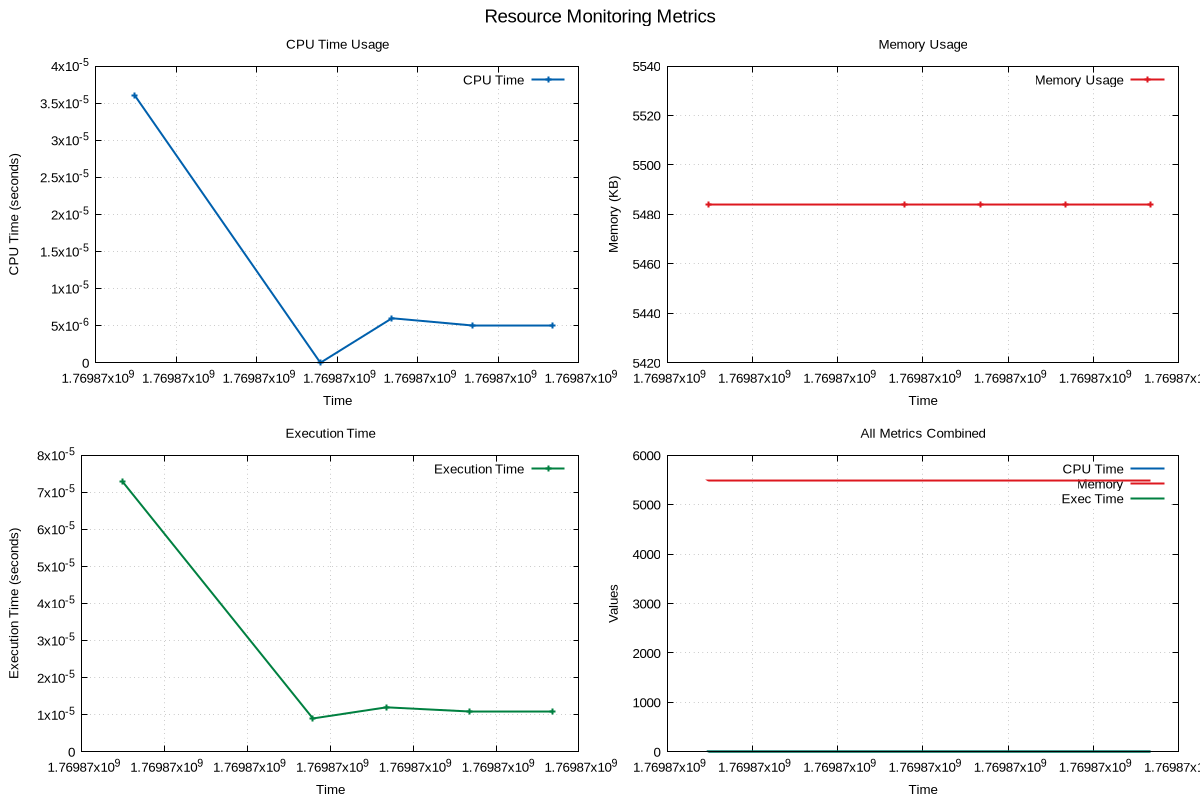

Write the gnuplot code that produced this figure.
# GNUplot script for resource monitoring
set terminal pngcairo enhanced font 'Arial,10' size 1200,800
set output 'png/fibonacci_iterative_20260131_190624.png'

set multiplot layout 2,2 title 'Resource Monitoring Metrics' font 'Arial,14'
set style line 1 lc rgb '#0060ad' lt 1 lw 2
set style line 2 lc rgb '#dd181f' lt 1 lw 2
set style line 3 lc rgb '#008040' lt 1 lw 2

set title 'CPU Time Usage'
set xlabel 'Time'
set ylabel 'CPU Time (seconds)'
set grid
plot 'png/fibonacci_iterative_20260131_190624.dat' using 1:2 with linespoints ls 1 title 'CPU Time'
set title 'Memory Usage'
set xlabel 'Time'
set ylabel 'Memory (KB)'
set grid
plot 'png/fibonacci_iterative_20260131_190624.dat' using 1:3 with linespoints ls 2 title 'Memory Usage'
set title 'Execution Time'
set xlabel 'Time'
set ylabel 'Execution Time (seconds)'
set grid
plot 'png/fibonacci_iterative_20260131_190624.dat' using 1:4 with linespoints ls 3 title 'Execution Time'
set title 'All Metrics Combined'
set xlabel 'Time'
set ylabel 'Values'
set grid
plot 'png/fibonacci_iterative_20260131_190624.dat' using 1:2 with lines ls 1 title 'CPU Time', \
     'png/fibonacci_iterative_20260131_190624.dat' using 1:3 with lines ls 2 title 'Memory', \
     'png/fibonacci_iterative_20260131_190624.dat' using 1:4 with lines ls 3 title 'Exec Time'
unset multiplot
